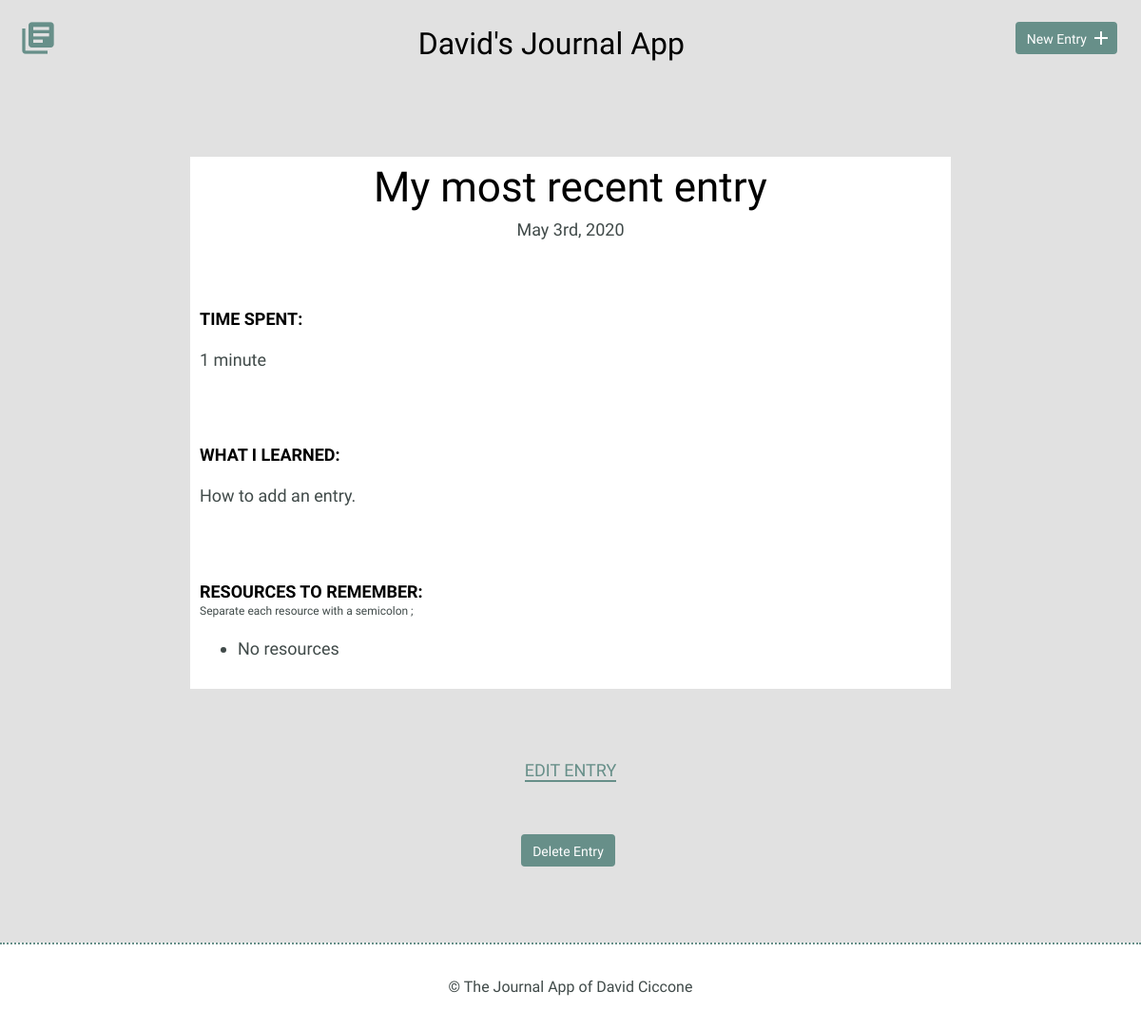
The app's page /detail.php?id=7 with its own data.
### tables this page shows
CREATE TABLE "entries" (
	`id`	INTEGER,
	`title`	TEXT,
	`date`	TEXT,
	`time_spent`	INTEGER,
	`learned`	BLOB,
	`resources`	BLOB,
	PRIMARY KEY(`id`)
);

### includes/functions.php (called while the page is built, shortened)
<?php
function getJournalDetails($journalId){
    include 'includes/connection.php';
    try{
        $entryData = $db->prepare('SELECT * FROM entries WHERE id = ?');
        $entryData->bindValue(1, $journalId, PDO::PARAM_INT);
        $entryData->execute();
    } catch(Exception $e){
        echo "Error!: " . $e->getMessage() . "</br>";
        return false;
    }
    return $entryData->fetch();
};

### detail.php (the view, shortened to what this page needs)
<!DOCTYPE html>
<html>
    <head>
        <link rel="stylesheet" href="css/normalize.css">
        <link rel="stylesheet" href="css/site.css">
    </head>
    <body>
    <?php include('includes/header.php');
          require 'includes/functions.php';
            $getID = $_GET['id'];
            $details = getJournalDetails($getID);
            $resourceList = explode(';', $details[resources]);
    ?>
        <section>
            <div class="container">
                <div class="entry-list single">
                    <article>
                <?php
                echo    '<h1>'. $details[title] . '</h1>' .
                        '<time datetime="' . $details[date] . '">' . date('M jS, Y', strtotime($details[date])) . '</time>
                        <div class="entry">
                            <h3>Time Spent: </h3>
                            <p>' . $details[time_spent] . '</p>' .
                        '</div>
                        <div class="entry">
                            <h3>What I Learned:</h3>
                            <p>'. $details[learned] .'</p>' .
                        '</div>
                        <div class="entry">
                            <h3>Resources to Remember: </h3>
                            <span style="font-size:12px;">Separate each resource with a semicolon ;</span>
                            <ul>';
                            if(count($resourceList) > 1){
                            for($x = 0; $x < count($resourceList); $x++){
                                echo'<li>' . $resourceList[$x] . '</li>';
                                }
                            }  else {
                            echo'<li> No resources</li>';
                            };
                echo        '</ul>
                        </div>';
                        ?>
                    </article>
                </div>
            </div>
            <div class="edit">
                <p>
                    <a href="edit.php?id=<?php echo $getID ?>">Edit Entry</a><br><br>
                </p>
                <form method="post" onSubmit="return confirm('Are you sure you want to delete?')">
                    <input type="submit" value="Delete Entry" class="button">
                </form>
            </div>
        </section>
        <?php include('includes/footer.php'); ?>
    </body>
</html>

### css/site.css (style rules this page uses)
body { font-size: 16px; color: #404a49; font-family: 'Cousine', serif; font-weight: 400; }
.container { margin: 0 auto; padding: 0 25px; background-color: #e1e1e1; }
article { background-color: #ffffff; padding: 10px; }
.button { padding: 8px 10px 6px 10px; background: #678f89; border: 2px solid #678f89; border-radius: 4px; text-decoration: none; color: #FFF; position: relative; text-align: center; font-size: 14px; }
h1, h2, h3 { margin: 0; font-weight: 400; line-height: 1em; color: #000; }
h1 { font-size: 44px; margin-bottom: 12px; }
h3 { font-size: 18px; font-family: 'Work Sans', serif; font-weight: 600; text-transform: uppercase; }
p { line-height: 1.8em; font-size: 18px; }
p a { border-bottom: 2px solid #678f89; padding: 0; color: #678f89; text-decoration: none; }
ul li { line-height: 1.8em; font-size: 18px; }
.entry-list, .edit-entry, .new-entry { max-width: 800px; margin: 0 auto; padding: 70px 0 150px 0; }
.entry-list article { margin-bottom: 70px; text-align: center; }
.entry-list article:last-child { margin-bottom: 0; }
.entry-list.single { padding-bottom: 70px; }
.entry-list.single time { font-size: 18px; }
.entry { max-width: 800px; margin: 75px auto 0 auto; text-align: left; }
.entry p { margin-bottom: 40px; }
.edit { padding-bottom: 80px; text-align: center; margin: 0 auto; background-color: #e1e1e1; }
.edit a { font-weight: 400; text-transform: uppercase; font-size: 18px; }
.edit p { margin-top:0; }
input[type=submit] { margin-right: 5px; }

### records on screen
entries: title "My most recent entry", date "May 3rd, 2020", time_spent "1 minute", learned "How to add an entry."
